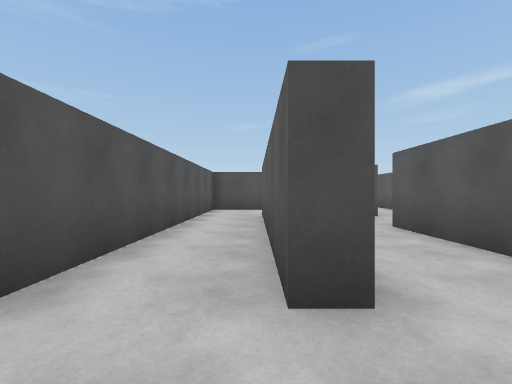
View 1 (above)

24 first-person views from a walk through a scene from a Unity 3-D project. The camera is 1.2 m above the floor, looks level and sees 90° across. The floor is counted in squares, 2 m on a side. Each view is taken from the middle of a square. On the plan, view 1 faces up. The plan holds only what a view shows up to about 9 squares ahead; the rest is blank. The player character is not drawn.

View 2
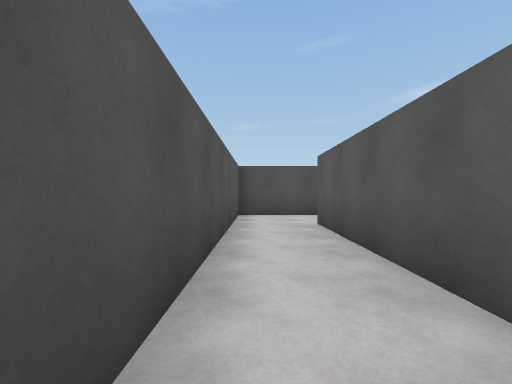

View 3
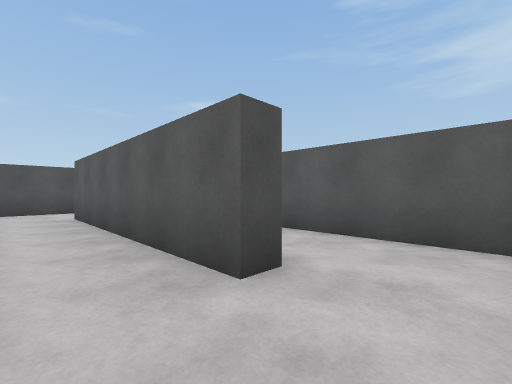

View 4
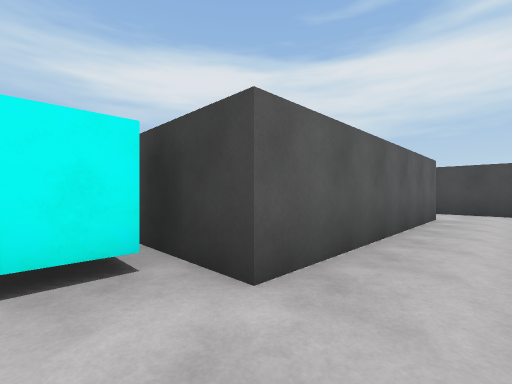

View 5
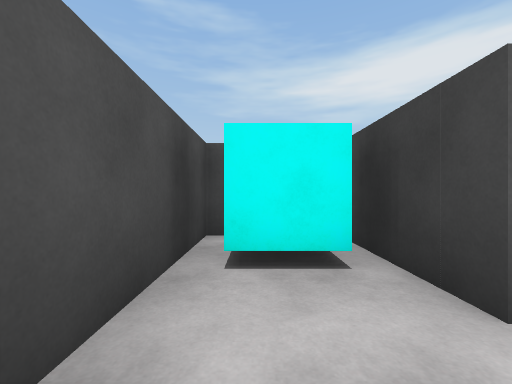

View 6
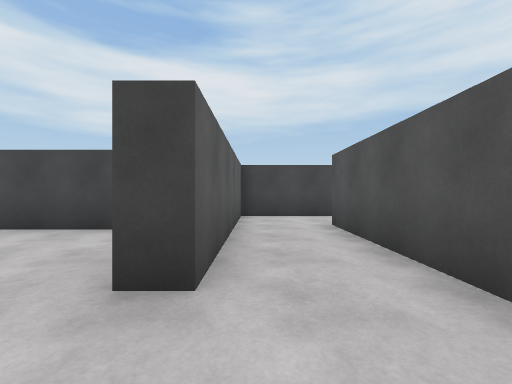

View 7
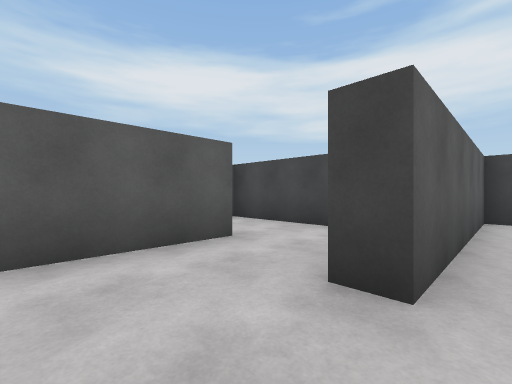

View 8
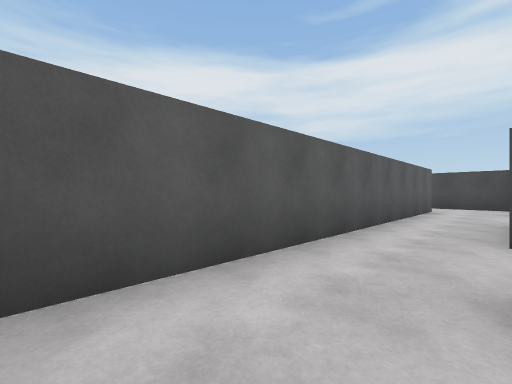

View 9
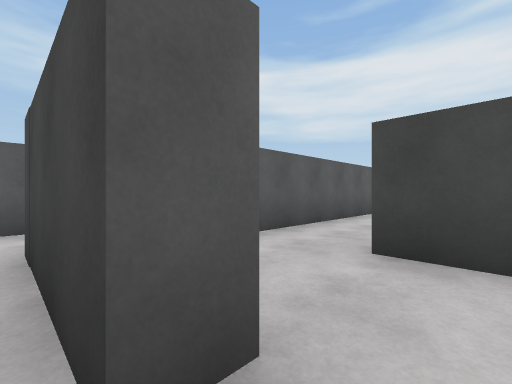

View 10
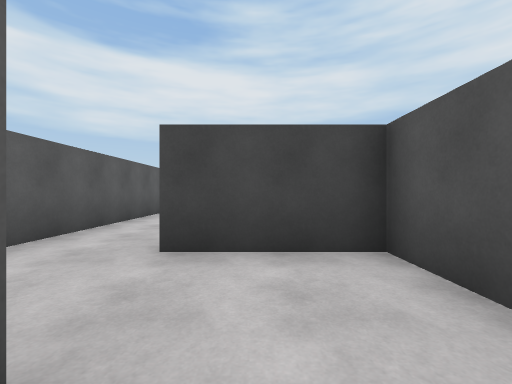

View 11
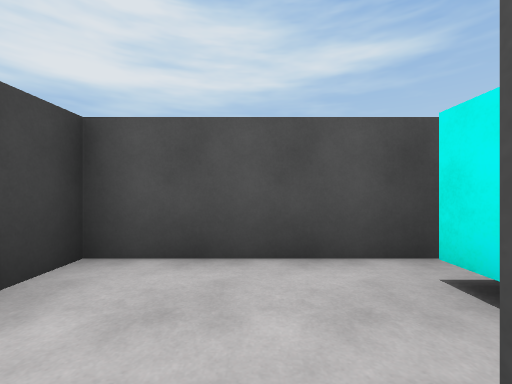

View 12
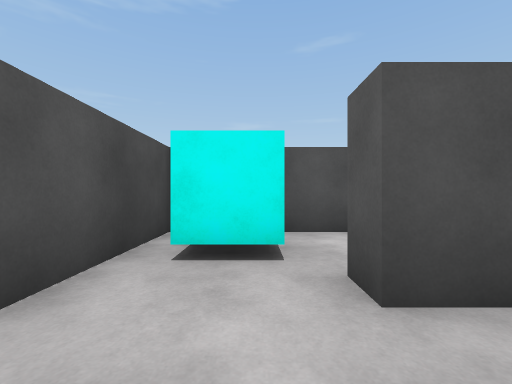

View 13
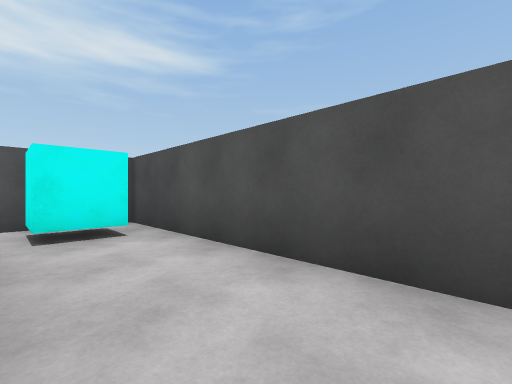

View 14
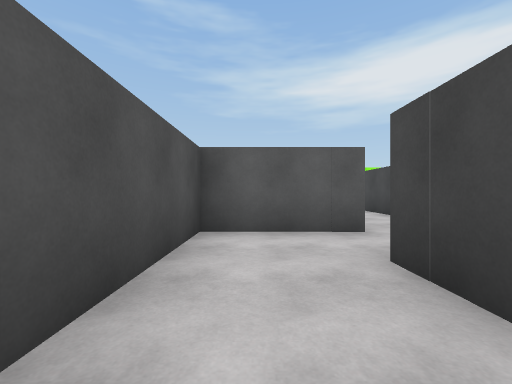

View 15
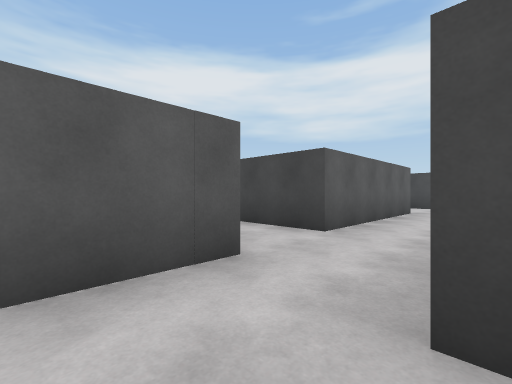

View 16
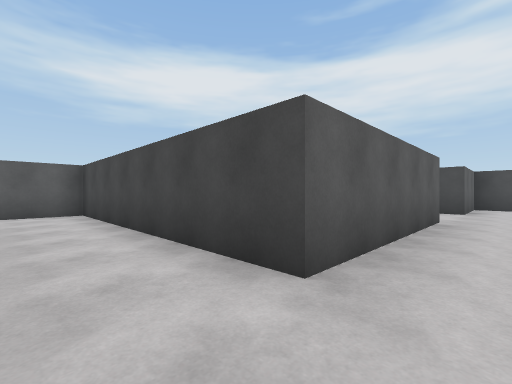

View 17
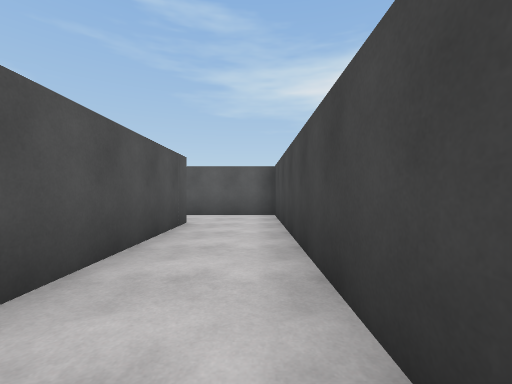

View 18
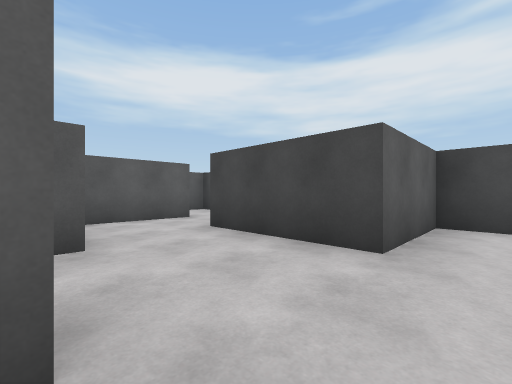

View 19
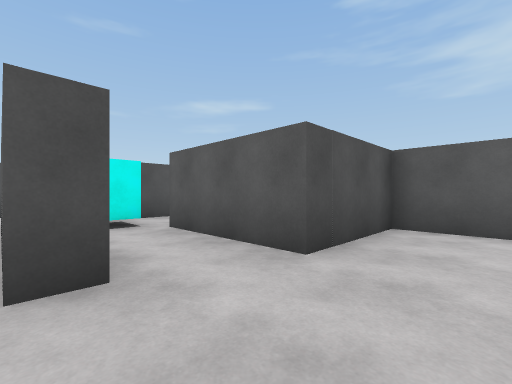

View 20
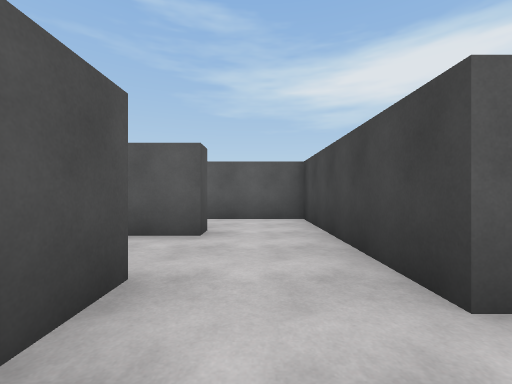

View 21
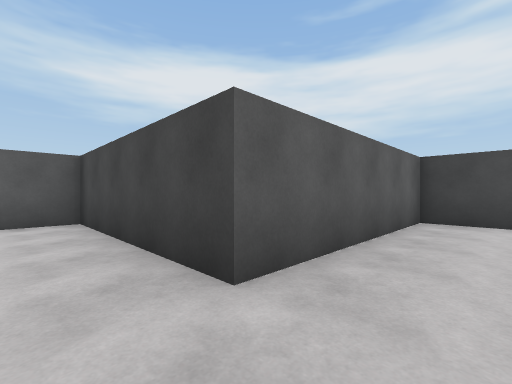

View 22
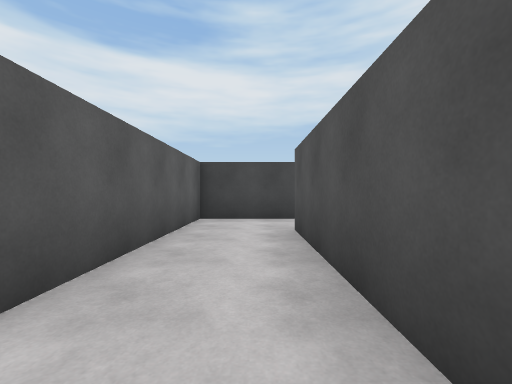

View 23
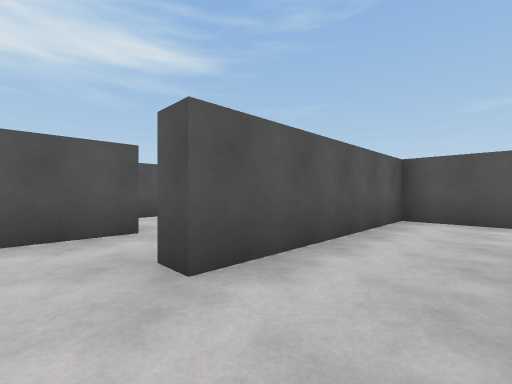

View 24
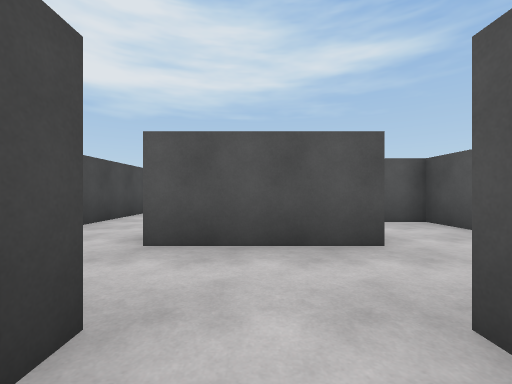

### Floor plan
Ten units are one square. View 1 is at (0, 0); x grows to the right and y downward. Boxes are objects, and circles mark ways between rooms. Rooms are numbered by the first view taken in them; rooms with no view inside come last. Other rooms are left out.
<svg viewBox="-19 -164 161 203">
<path fill="none" stroke="#000" d="M7 -13 2 -13 2 -69 21 -69M-10 4 5 4M26 -87 -14 -87 -14 -14M5 4 24 4 24 -44M7 -46 7 -13M34 -133 27 -133M7 -135 7 -115 30 -115M24 -44 29 -44M47 -46 47 -130M27 -133 27 -138 52 -138M69 -145 69 -159 7 -159 7 -135M120 -133 69 -133 69 -145M76 -69 69 -69 69 -115 137 -115 137 -139M69 -35 69 -44M98 -39 74 -39 74 11 69 11M69 28 93 28 93 -19 115 -19M86 -44 98 -44M115 -39 115 -64 91 -64M91 -64 91 -92M69 -44 86 -44M52 5 52 15M121 -39 115 -39M115 -19 137 -19 137 -41M45 -19 69 -19 69 -35M52 15 52 34M47 -36 47 -46M30 -19 45 -19M40 -13 29 -13 29 -2"/>
<rect x="5" y="-85" width="20" height="10" fill="#bbb"><title>cyan cube</title></rect>
<rect x="15" y="-155" width="10" height="10" fill="#bbb"><title>cyan cube</title></rect>
<rect x="75" y="-105" width="10" height="10" fill="#bbb"><title>cyan cube</title></rect>
<circle cx="10" cy="-5" r="3" fill="#2a7"/>
<circle cx="30" cy="-55" r="3" fill="#2a7"/>
<circle cx="20" cy="-140" r="3" fill="#2a7"/>
<circle cx="40" cy="-40" r="3" fill="#2a7"/>
<circle cx="60" cy="-140" r="3" fill="#2a7"/>
<circle cx="70" cy="-55" r="3" fill="#2a7"/>
<circle cx="60" cy="-40" r="3" fill="#2a7"/>
<circle cx="105" cy="-40" r="3" fill="#2a7"/>
<circle cx="120" cy="-30" r="3" fill="#2a7"/>
<circle cx="70" cy="20" r="3" fill="#2a7"/>
<circle cx="90" cy="-55" r="3" fill="#2a7"/>
<circle cx="60" cy="10" r="3" fill="#2a7"/>
<circle cx="50" cy="-5" r="3" fill="#2a7"/>
<circle cx="50" cy="-30" r="3" fill="#2a7"/>
<text x="0" y="-40">1</text>
<text x="20" y="-20">2</text>
<text x="30" y="-100">3</text>
<text x="40" y="-150">4</text>
<text x="80" y="-120">5</text>
<text x="90" y="-10">6</text>
<text x="100" y="-50">7</text>
<text x="80" y="-80">8</text>
<text x="60" y="0">9</text>
<text x="120" y="-30">10</text>
<text x="50" y="-30">11</text>
<text x="60" y="20">12</text>
<text x="40" y="-40">13</text>
<text x="40" y="0">14</text>
</svg>
Room 1 opens to room 2. Room 2 opens to room 3. Room 3 opens to room 4. Room 3 opens to room 13. Room 4 opens to room 5. Room 5 opens to room 8. Room 5 opens to room 11. Room 6 opens to room 7. Room 6 opens to room 10. Room 6 opens to room 12. Room 7 opens to room 8. Room 9 opens to room 12. Room 9 opens to room 14. Room 11 opens to room 13.

Where each view was taken, in squares from view 1:
view 1: 0 up, 0 right, facing up
view 2: 2 up, 1 left, facing up
view 3: 0 up, 1 left, facing up-right
view 4: 8 up, 1 left, facing down-right
view 5: 8 up, 1 left, facing right
view 6: 6 up, 2 right, facing down
view 7: 6 up, 2 right, facing down-right
view 8: 13 up, 3 right, facing down-right
view 9: 14 up, 2 right, facing down-right
view 10: 14 up, 2 right, facing down
view 11: 13 up, 3 right, facing left
view 12: 12 up, 2 right, facing up
view 13: 14 up, 6 right, facing up-left
view 14: 15 up, 3 right, facing right
view 15: 15 up, 5 right, facing down-right
view 16: 13 up, 6 right, facing down-right
view 17: 12 up, 7 right, facing right
view 18: 7 up, 6 right, facing down-right
view 19: 5 up, 7 right, facing up-right
view 20: 3 up, 8 right, facing right
view 21: 3 up, 8 right, facing down-right
view 22: 3 up, 8 right, facing down
view 23: 2 down, 9 right, facing up-left
view 24: 2 down, 8 right, facing left
